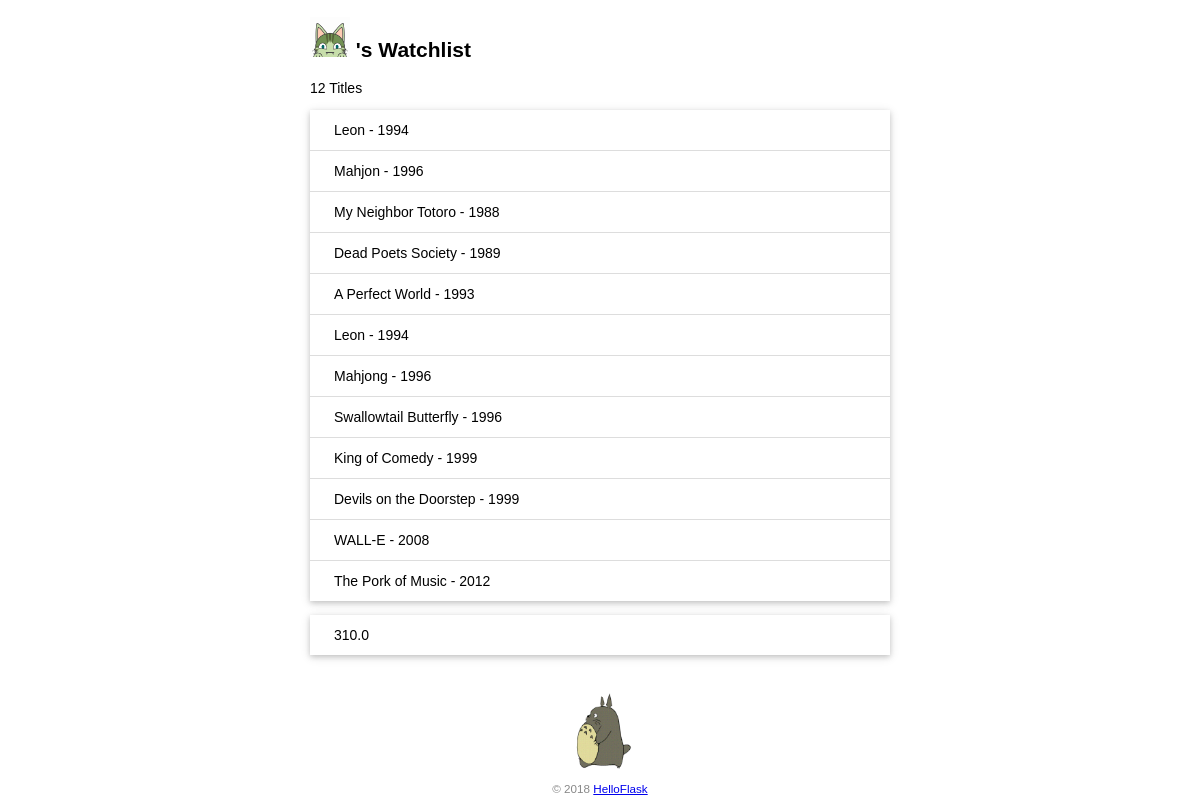
The page / on the database its author committed.
### app.py (models this page shows)
class Movie(db.Model):  # 表名將會是 movie
    id = db.Column(db.Integer, primary_key=True)  # 主鍵
    title = db.Column(db.String(60))  # 電影標題
    year = db.Column(db.String(4))  # 電影年份

class Tide(db.Model):
    id = db.Column(db.Integer, primary_key=True)  # 主鍵
    height = db.Column(db.Float(6))  # 電影標題
    month = db.Column(db.String(4))  # 電影年份
    year = db.Column(db.String(4))  # 電影年份
    hour = db.Column(db.String(2))  # 電影年份

### app.py (the view)
@app.route('/')
def index():
    user = User.query.first()  # 讀取用戶記錄
    movies = Movie.query.all()  # 讀取所有電影記錄
    tides = Tide.query.all()  # 讀取所有電影記錄
    return render_template('index.html', user=user, movies=movies, tides=tides)

### templates/index.html (shortened to what this page needs)
<!DOCTYPE html>
<html lang="en">
<head>
    <link rel="stylesheet" href="{{ url_for('static', filename='style.css') }}" type="text/css">
</head>
<body>
<h2>
    <img alt="Avatar" class="avatar" src="{{ url_for('static', filename='images/avatar.png') }}">
    {{ name }}'s Watchlist
</h2>
<p>{{ movies|length }} Titles</p>
<ul class="movie-list">
    {% for movie in movies %}
    <li>{{ movie.title }} - {{ movie.year }}</li>
    {% endfor %}
</ul>
<ul class="movie-list">
    {% for t in tides %}
    <li>{{ t.height }}</li>
    {% endfor %}
</ul>
<footer>
    <img alt="Walking Totoro" class="totoro" src="{{ url_for('static', filename='images/totoro.gif') }}">
    <small>&copy; 2018 <a href="http://helloflask.com/tutorial">HelloFlask</a></small>
</footer>
</body>
</html>

### static/style.css (style rules this page uses)
body { margin: auto; max-width: 580px; font-size: 14px; font-family: Helvetica, Arial, sans-serif; }
footer { color: #888; margin-top: 15px; text-align: center; padding: 10px; }
.avatar { width: 40px; }
.movie-list { list-style-type: none; padding: 0; margin-bottom: 10px; box-shadow: 0 2px 5px 0 rgba(0, 0, 0, 0.16), 0 2px 10px 0 rgba(0, 0, 0, 0.12); }
.movie-list li { padding: 12px 24px; border-bottom: 1px solid #ddd; }
.movie-list li:last-child { border-bottom: none; }
.totoro { display: block; margin: 0 auto; height: 100px; }

### rows shown on the page
Movie: title "Leon", year "1994"
Movie: title "Mahjon", year "1996"
Movie: title "My Neighbor Totoro", year "1988"
Movie: title "Dead Poets Society", year "1989"
Movie: title "A Perfect World", year "1993"
Movie: title "Leon", year "1994"
Movie: title "Mahjong", year "1996"
Movie: title "Swallowtail Butterfly", year "1996"
Movie: title "King of Comedy", year "1999"
Movie: title "Devils on the Doorstep", year "1999"
Movie: title "WALL-E", year "2008"
Movie: title "The Pork of Music", year "2012"
Tide: height "310.0"

### other values the page prints
{{ movies|length }} "12"
